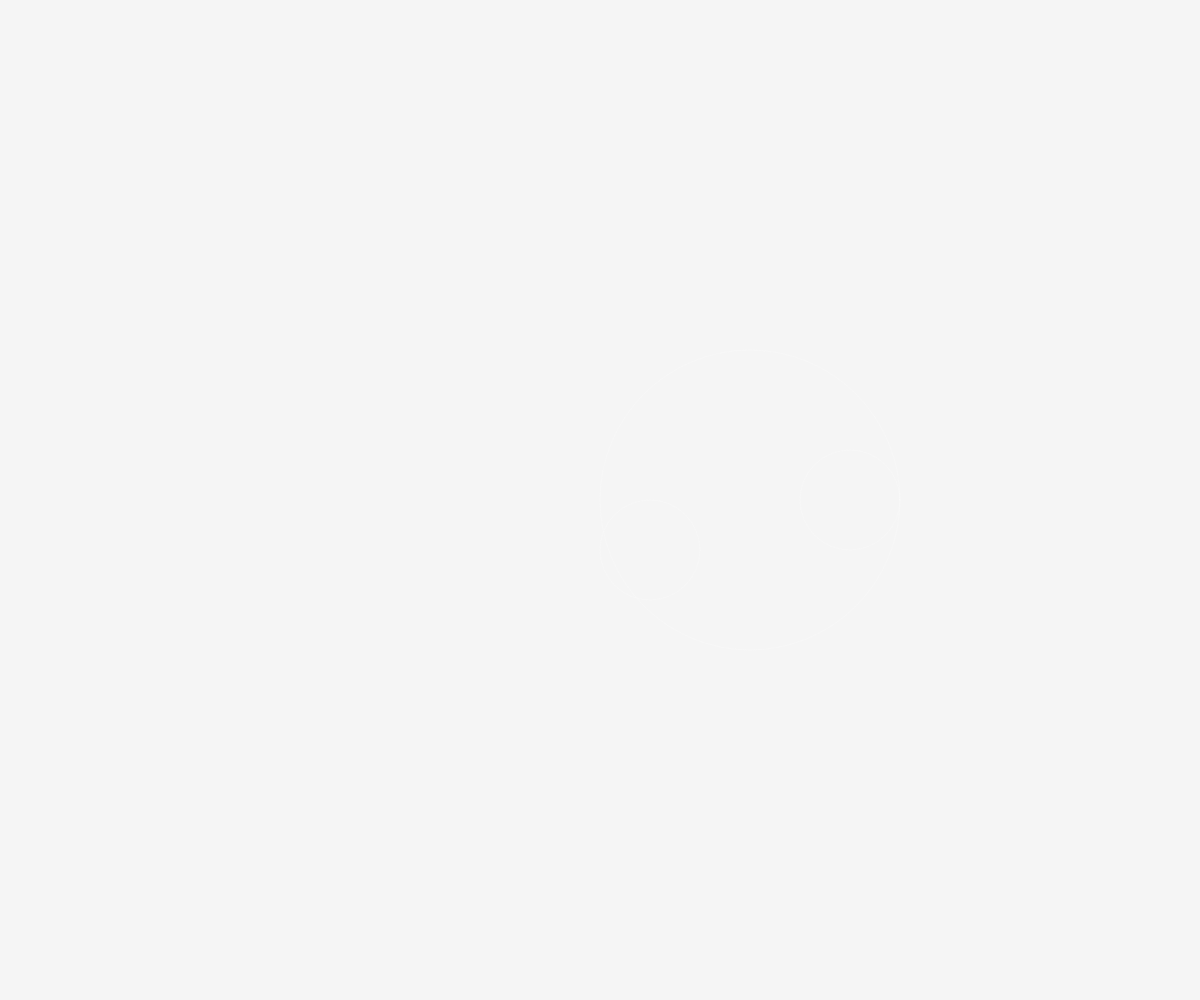
Frame 1 (no input)
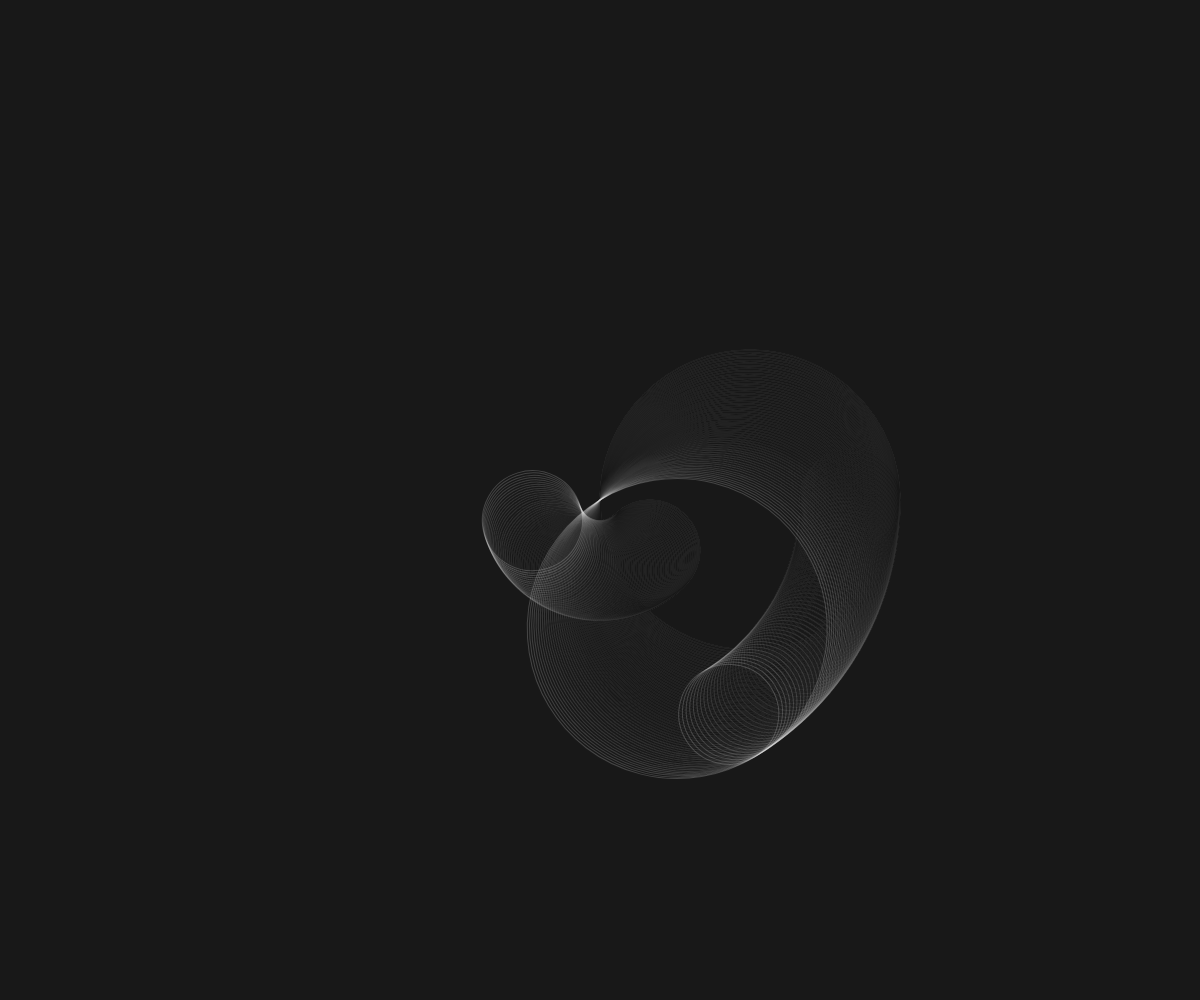
Frame 60 (no input)
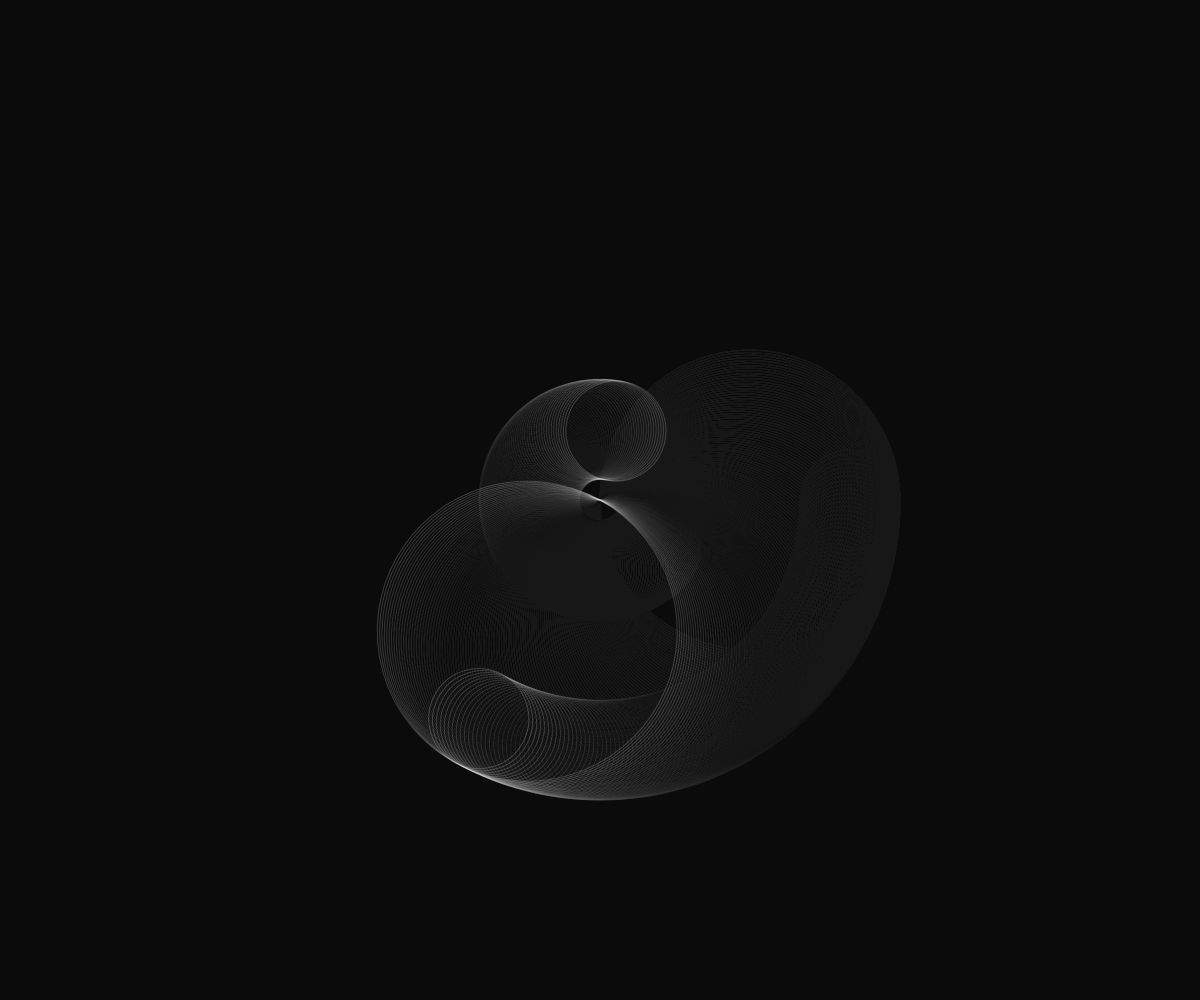
Frame 120 (the mouse pressed at the canvas centre since frame 60)

The p5.js sketch that drew these frames (run headless with seeded random() and noise() and a simulated clock; from frame 60 on, the mouse is pressed at the canvas centre):

// p5.js sketch
// ── sketch.js
let angle=0;

function setup() {
  createCanvas(innerWidth, innerHeight);
  angleMode(DEGREES);
  rectMode(CENTER);
}

function draw() {
  background(0,0,0,10);

  noFill();
  stroke(255,255,255,50);

  push();
  translate(width/2,height/2);
  
  rotate(angle);
  ellipse(150, 0,300,300);
  ellipse(250,0, 100, 100);

  push();
  rotate(angle);
  ellipse(50,50,100,100);
  pop();
  pop();
  angle++;
}
